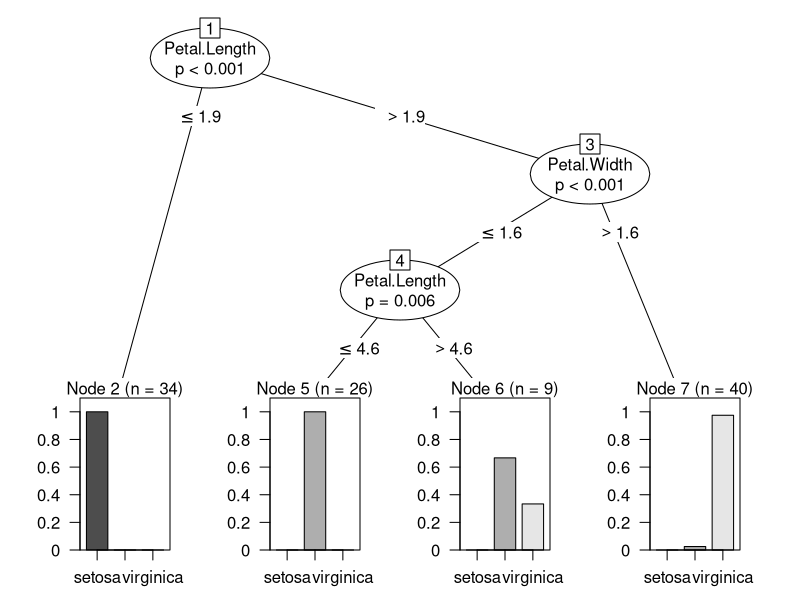
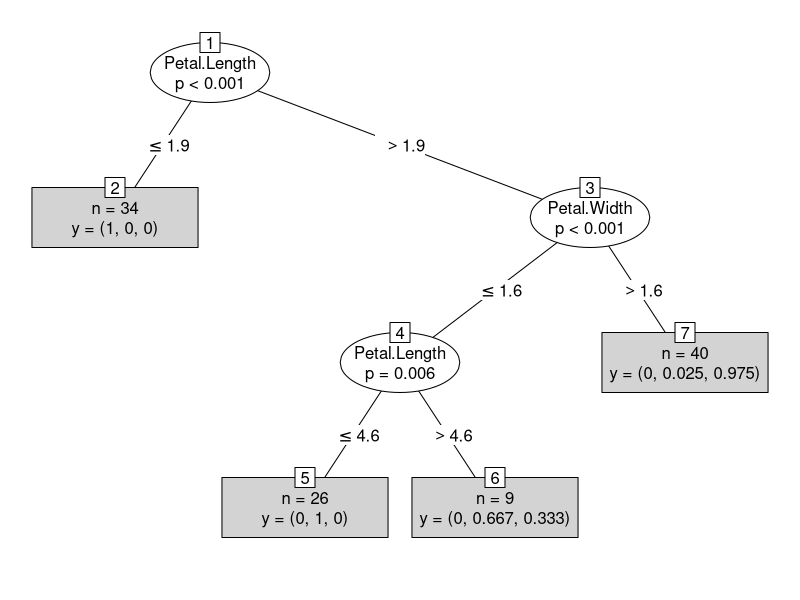

Here is the R script that generated these plots, in order:
library(party)

data(iris)
summary(iris)

index <- sample(2, nrow(iris), replace = TRUE, prob = c(0.7, 0.3))
trainData <- iris[index == 1, ]
testData <- iris[index == 2, ]

head(trainData)
head(testData)

myFormula <- Species ~ Sepal.Length + Sepal.Width + Petal.Length + Petal.Width

irisCtree <- ctree(myFormula, data = trainData)
predict(irisCtree)
table(predict(irisCtree), trainData$Species)

print(irisCtree)

plot(irisCtree)

plot(irisCtree, type = "simple")

table(c("a", "b", "c", "d", "d", "c", "a", "a"))

testResult <- predict(irisCtree, newdata = testData)
tableTest <- table(testResult, testData$Species)
tableTest
sumTest <- margin.table(tableTest)
prop.table(tableTest)

d <- data.frame(x = c(1, 2, 2, 1), y = c("a", "b", "a", "b"),
                num = c(3, 5, 7, 8))

d

xt <- xtabs(num ~ ., data = d)
xt

d2 <- data.frame(x = c("a", "a", "a", "b", "b"),
                 result = c(3, 2, 4, 7, 6))

d2
xtabs(~ x, data = d2)

sum(xt)

margin.table(xt, 1)

margin.table(xt, 2)

margin.table(xt)

prop.table(xt, 1)

prop.table(xt, 2)

prop.table(xt)

xt
